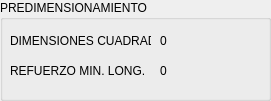
      <widget class="QGroupBox" name="groupBox_8">
       <property name="geometry">
        <rect>
         <x>850</x>
         <y>160</y>
         <width>271</width>
         <height>101</height>
        </rect>
       </property>
       <property name="title">
        <string>PREDIMENSIONAMIENTO</string>
       </property>
       <widget class="QLabel" name="label_438">
        <property name="geometry">
         <rect>
          <x>10</x>
          <y>30</y>
          <width>141</width>
          <height>21</height>
         </rect>
        </property>
        <property name="text">
         <string>DIMENSIONES CUADRADO</string>
        </property>
       </widget>
       <widget class="QLabel" name="label_dimensiones_cuadrado_columna">
        <property name="geometry">
         <rect>
          <x>160</x>
          <y>30</y>
          <width>101</width>
          <height>21</height>
         </rect>
        </property>
        <property name="text">
         <string>0</string>
        </property>
       </widget>
       <widget class="QLabel" name="label_440">
        <property name="geometry">
         <rect>
          <x>10</x>
          <y>60</y>
          <width>141</width>
          <height>21</height>
         </rect>
        </property>
        <property name="text">
         <string>REFUERZO MIN. LONG.</string>
        </property>
       </widget>
       <widget class="QLabel" name="label_refuerzo_longitudinal_requerido_columna">
        <property name="geometry">
         <rect>
          <x>160</x>
          <y>60</y>
          <width>101</width>
          <height>21</height>
         </rect>
        </property>
        <property name="text">
         <string>0</string>
        </property>
       </widget>
      </widget>
